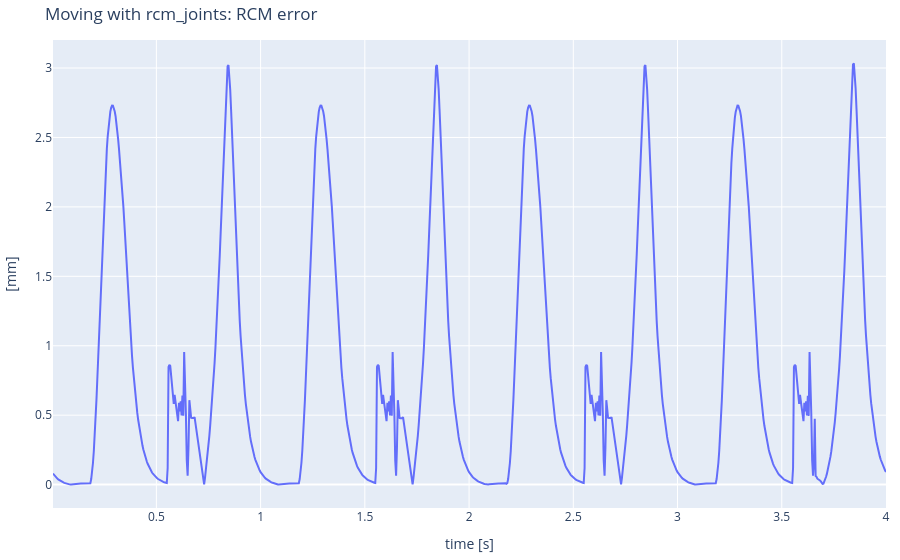
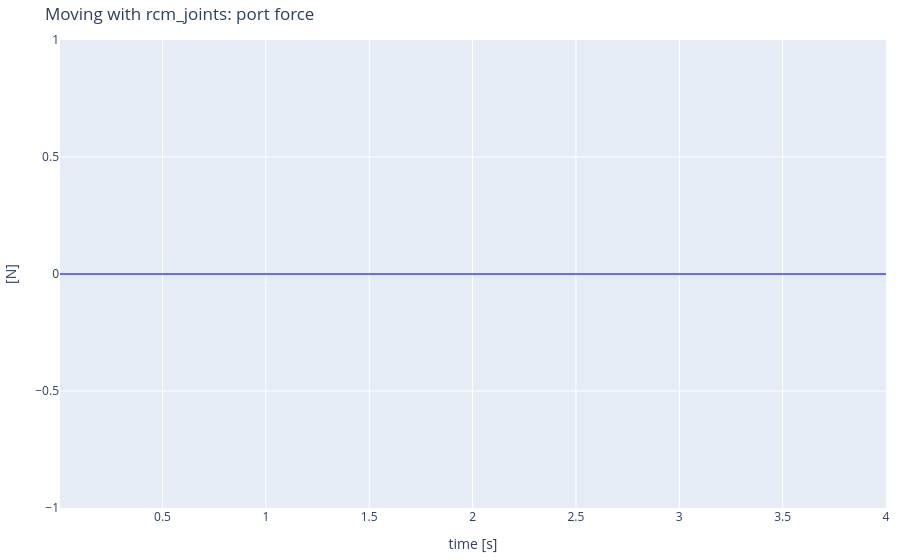

Source (notebook cell) for these figures, in order:
### Markdown cell above
> **T1.** Check it: move the robot through a combination of swing, pitch and insertion using `rcm_joints`, and record the RCM error and the force on the port. Both should stay close to zero. Note that pyBullet's `setJointMotorControlArray()` allows directly controlling position.

### Code cell
duration = 4.0       # [s]
t = 0.0
time_log, rcm_log, force_log = [], [], []


while t < duration:
    # SENSE
    error = rcm_error(robot)
    force = np.linalg.norm(kh.port_force(robot, port))

    # CONTROL: a slow motion in the three reduced coordinates    
    swing = np.sin(2*np.pi*t)
    pitch = np.cos(2*np.pi*t)
    insertion = 3
    
    q_target = rcm_joints(swing, pitch, insertion)

    # ACT
    p.setJointMotorControlArray(robot, joints, p.POSITION_CONTROL, targetPositions=q_target, forces=max_forces)
    p.stepSimulation()

    # WAIT
    time.sleep(DT)
    t = t + DT

    time_log.append(t)
    rcm_log.append(error * 1000)  # Convertido para mm
    force_log.append(force)


kh.plot_series(time_log, {"RCM error [mm]": rcm_log}, ylabel="[mm]", title="Moving with rcm_joints: RCM error")
kh.plot_series(time_log, {"force on the port [N]": force_log}, ylabel="[N]", title="Moving with rcm_joints: port force")

### Figure 1 — Plotly figure (JSON) as saved in the notebook; plotly's stock layout.template omitted (floating-point values rounded to 4 significant figures; data arrays with more than 128 entries replaced by an {"elided": "..."} marker saying what was removed)
{"data": [{"mode": "lines", "name": "RCM error [mm]", "type": "scatter", "x": {"elided": "960 float values"}, "y": {"elided": "960 float values"}}], "layout": {"margin": {"b": 10, "l": 10, "r": 10, "t": 40}, "title": {"text": "Moving with rcm_joints: RCM error"}, "xaxis": {"title": {"text": "time [s]"}}, "yaxis": {"title": {"text": "[mm]"}}}}

### Figure 2 — Plotly figure (JSON) as saved in the notebook; plotly's stock layout.template omitted (floating-point values rounded to 4 significant figures; data arrays with more than 128 entries replaced by an {"elided": "..."} marker saying what was removed)
{"data": [{"mode": "lines", "name": "force on the port [N]", "type": "scatter", "x": {"elided": "960 float values"}, "y": {"elided": "960 int values"}}], "layout": {"margin": {"b": 10, "l": 10, "r": 10, "t": 40}, "title": {"text": "Moving with rcm_joints: port force"}, "xaxis": {"title": {"text": "time [s]"}}, "yaxis": {"title": {"text": "[N]"}}}}
